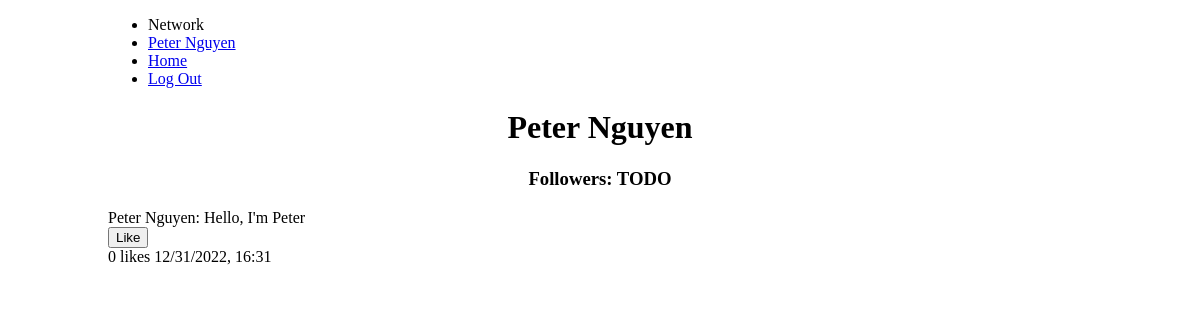
The page /profile (signed in) on the database as committed earlier.
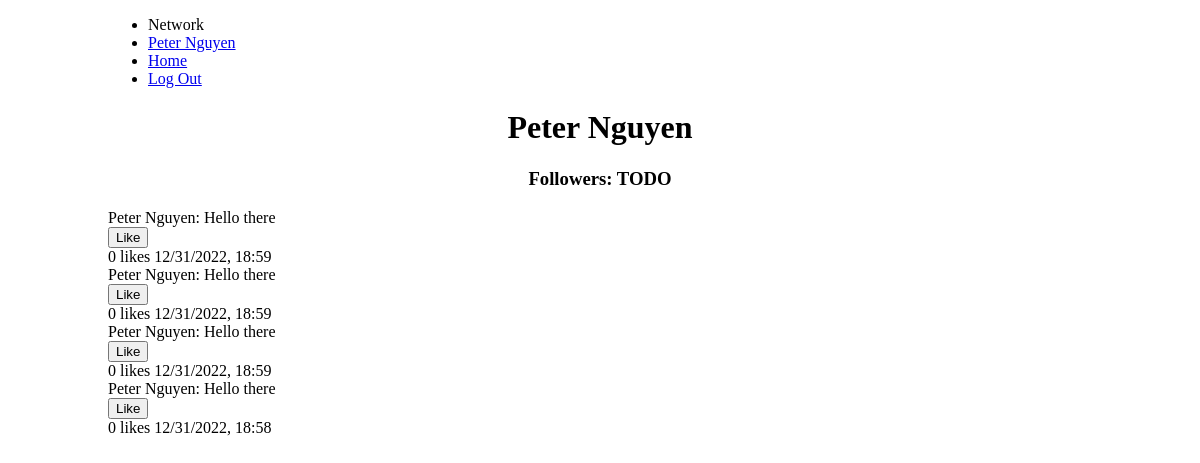
The same page on the database as committed later.
### tables this page shows
CREATE TABLE users (
    id INTEGER PRIMARY KEY AUTOINCREMENT NOT NULL,
    username TEXT NOT NULL,
    hash TEXT NOT NULL,
    followers INTEGER DEFAULT 0 NOT NULL
);

CREATE TABLE posts (
    id INTEGER PRIMARY KEY AUTOINCREMENT,
    user_id INTEGER NOT NULL,
    username TEXT NOT NULL,
    content TEXT NOT NULL,
    likes INTEGER DEFAULT 0 NOT NULL,
    datetime NUMERIC NOT NULL,
    FOREIGN KEY (user_id) REFERENCES users(id)
);

### app.py (the view)
@app.route("/profile", methods=["GET", "POST"])
@login_required
def profile():
    if request.method == "GET":
        user_id = session["user_id"]
    if request.method == "POST":
        user_id = request.form.get("user_id")
    user = executeDB("SELECT * FROM users WHERE id=?", [user_id])
    posts = get_posts(user_id)
    return render_template("profile.html", user=user[0], posts=posts)

### helpers.py (called while the page is built)
def executeDB(query, arg=None):
    conn = sql.connect('network.db')
    conn.row_factory = sql.Row # "dictionary cursor"
    cur = conn.cursor()
    if arg == None:
        cur.execute(query)
    else:
        cur.execute(query, arg)
    value = cur.fetchall()
    conn.commit()
    conn.close()
    return value

def get_posts(user_id=None):
    if user_id == None:
        posts = executeDB("SELECT * FROM posts ORDER BY datetime DESC")
    else:
        posts = executeDB("SELECT * FROM posts WHERE user_id = ? ORDER BY datetime DESC", [user_id])
    return posts

def login_required(f):
    @wraps(f)
    def decorated_function(*args, **kwargs):
        if session.get("user_id") is None:
            return redirect("/login")
        return f(*args, **kwargs)
    return decorated_function

### templates/profile.html (shortened to what this page needs)
{% extends "layout.html" %}
{% block body %}
<h1 class="center">{{ user["username"] }} </h1>
    <h3 class="center">Followers: TODO</h3>
    {% for post in posts %}
        <div>
            <div>{{ post["username"] + ": " + post["content"] }}</div>
            <form action"/like" method="post">
                <input name="like{{ post["id"] }}" type="submit" value="Like">
            </form>
            <p class="inline">{{ post["likes"] }} likes</p>
            <p class="inline">{{ post["datetime"] }}</p>
        </div>
    {% endfor %}
{% endblock %}

### templates/layout.html (shortened to what this page needs)
<!DOCTYPE html>
<html lang="en">
    <head>
        <link href="{{ url_for('static', filename='styles.css') }}" rel="stylesheet">
    </head>
    <body id="page-padding">
        <nav>
            <div>
                <div>
                    {% if session["user_id"] %}
                        <ul>
                            <li>Network</li>
                            <li><a href= "/profile">{{ session["username"] }}</a></li>
                            <li><a href="/">Home</a></li>
                            <li ><a href="/logout">Log Out</a></li>
                        </ul>
                    {% else %}
                        <ul>
                            <li><a href="/register">Register</a></li>
                            <li><a href="/login">Log In</a></li>
                        </ul>
                    {% endif %}
                </div>
            </div>
        </nav>
        {% block body %}{% endblock %}
    </body>
</html>

### static/styles.css (style rules this page uses)
.inline { margin-top: 0px; display: inline-block; margin-bottom: 0px; }
.center { text-align: center; }
#page-padding { padding-left: 100px; padding-right:100px; }

Rows that differ between the two databases and show on the page:
removed posts: username+content "Peter Nguyen: Hello, I'm Peter", likes "0", datetime "12/31/2022, 16:31"
added posts: username+content "Peter Nguyen: Hello there", likes "0", datetime "12/31/2022, 18:59"
added posts: username+content "Peter Nguyen: Hello there", likes "0", datetime "12/31/2022, 18:59"
added posts: username+content "Peter Nguyen: Hello there", likes "0", datetime "12/31/2022, 18:59"
added posts: username+content "Peter Nguyen: Hello there", likes "0", datetime "12/31/2022, 18:58"
